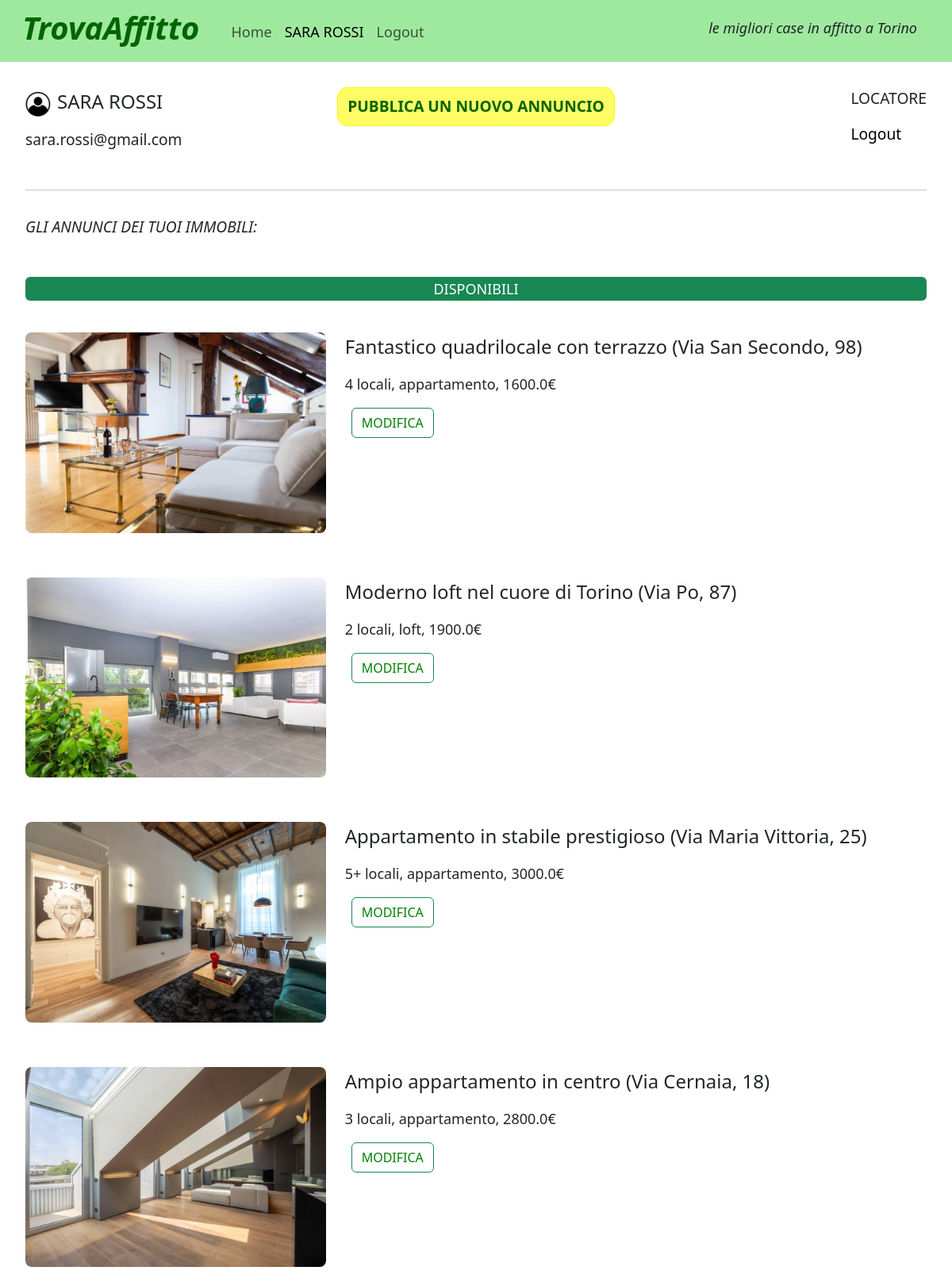
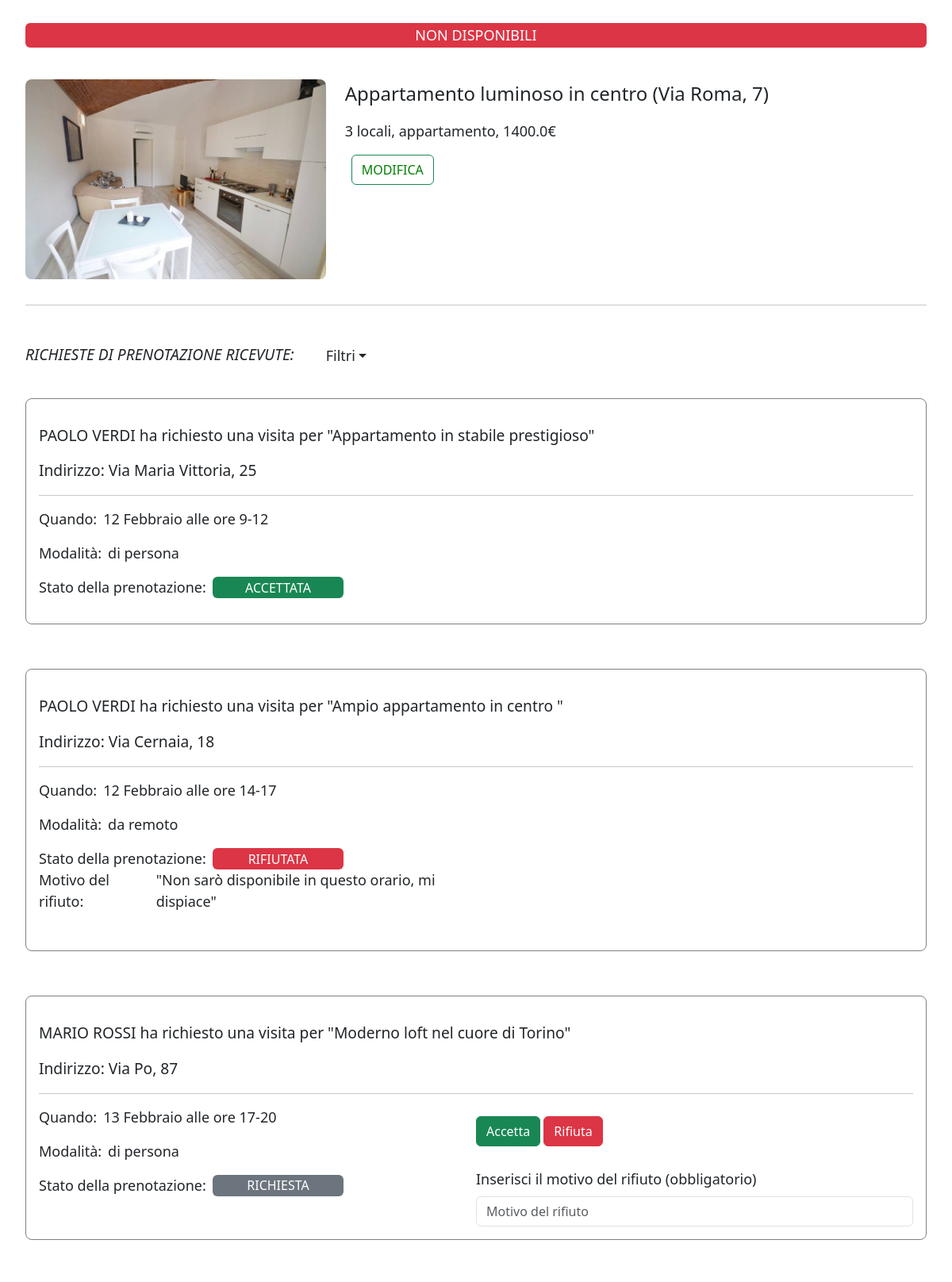
/profile/4 (signed in, upper part), run on the app's committed database (2 pictures, top to bottom).
### tables this page shows
CREATE TABLE "utenti" (
	"email"	TEXT NOT NULL UNIQUE,
	"nome"	TEXT NOT NULL,
	"cognome"	TEXT NOT NULL,
	"password"	TEXT NOT NULL,
	"tipologia_utente"	TEXT NOT NULL,
	"id"	INTEGER,
	PRIMARY KEY("id" AUTOINCREMENT)
);

CREATE TABLE "foto" (
	"id_foto"	INTEGER,
	"id_annuncio"	INTEGER NOT NULL,
	"foto_annuncio"	TEXT NOT NULL,
	FOREIGN KEY("id_annuncio") REFERENCES "annunci"("id"),
	PRIMARY KEY("id_foto" AUTOINCREMENT)
);

CREATE TABLE "annunci" (
	"id"	INTEGER NOT NULL UNIQUE,
	"titolo"	TEXT NOT NULL,
	"tipologia"	TEXT NOT NULL,
	"locali"	INTEGER NOT NULL,
	"descrizione"	TEXT NOT NULL,
	"prezzo"	REAL NOT NULL,
	"arredata"	INTEGER NOT NULL,
	"disponibilita"	INTEGER NOT NULL,
	"indirizzo"	TEXT NOT NULL,
	"id_locatore"	INTEGER NOT NULL,
	PRIMARY KEY("id" AUTOINCREMENT),
	FOREIGN KEY("id_locatore") REFERENCES "utenti"("id")
);

CREATE TABLE "prenotazioni" (
	"id"	INTEGER,
	"modalita"	TEXT NOT NULL,
	"data"	TEXT NOT NULL,
	"orario"	TEXT NOT NULL,
	"stato"	TEXT NOT NULL,
	"id_utente"	INTEGER NOT NULL,
	"id_annuncio"	INTEGER NOT NULL,
	"motivo_rifiuto"	TEXT,
	"id_locatore"	INTEGER NOT NULL,
	FOREIGN KEY("id_utente") REFERENCES "utenti"("id"),
	FOREIGN KEY("id_annuncio") REFERENCES "annunci"("id"),
	PRIMARY KEY("id")
);

### app.py (the view)
@app.route('/profile/<int:id>')
@login_required
def profile(id):
    prenotazioni_utente_db = prenotazioni_dao.get_prenotazioni_utente(id)
    prenotazioni = [dict(row) for row in prenotazioni_utente_db] #copia i dati ottenuti dal db in una lista di dizionari, in modo che siano modificabili
    for prenotazione in prenotazioni:
        foto_db = foto_dao.get_foto_annuncio(prenotazione['id_annuncio']) #prende le foto della tabella 'foto' associate al id_annuncio
        if (len(foto_db)>0):
            prenotazione['foto1']=foto_db[0]['foto_annuncio'] #aggiunge un campo 'foto1' al dizionario che contiene la prima foto dell'annuncio
    if current_user.tipologia_utente=='locatore':
        annunci_locatore_db = annunci_dao.get_annunci_locatore(id)
        annunci = [dict(row) for row in annunci_locatore_db] #copia i dati ottenuti dal db in una lista di dizionari, in modo che siano modificabili
        for annuncio in annunci:
            foto_db = foto_dao.get_foto_annuncio(annuncio['id']) #prende le foto della tabella 'foto' associate al id_annuncio
            if (len(foto_db)>0):
                annuncio['foto1']=foto_db[0]['foto_annuncio']
        disponibili = []
        no_disponibili = []
        for annuncio in annunci:
            if annuncio['disponibilita']==1:
                disponibili.append(annuncio)
            elif annuncio['disponibilita']==0:
                no_disponibili.append(annuncio)
        filtro = request.args.get('filtro')
        if not filtro:
            prenotazioni_locatore_db = prenotazioni_dao.get_prenotazioni_locatore_ricevute(id)
            filtro=None
        elif filtro=='accettata' or filtro=='rifiutata' or filtro=='richiesta':
            filtro_query = {'id_locatore':current_user.id, 'stato':filtro}
            prenotazioni_locatore_db = prenotazioni_dao.get_prenotazioni_locatore_filtrate(filtro_query)
        return render_template('profile.html', prenotazioni = prenotazioni, annunci = annunci, disponibili = disponibili, no_disponibili = no_disponibili, prenotazioni_locatore = prenotazioni_locatore_db, filtro = filtro)
    return render_template('profile.html', prenotazioni = prenotazioni)

### templates/profile.html (shortened to what this page needs)
{% extends "base.html" %}
{% block logout %}
<li class="nav-item">
    <a class="nav-link" href="{{url_for('logout')}}">Logout</a>
</li>
{% endblock %}
{% block content %}
{% if current_user.is_authenticated %}
    <aside id="profilo" class="row g-0">
        <div class="col-lg-2 col-sm-6">
            <div id="profilo-nome">
                <img src="{{url_for('static', filename='icona-utente.jpg')}}" alt="Icona utente" id="img-utente">
                <p id="nome-utente">{{current_user.nome.upper()}} {{current_user.cognome.upper()}}</p>
            </div>
            <p class="info-utente">{{current_user.email}}</p>
        </div>
        {% if current_user.tipologia_utente=='locatore' %}
        <div class="col-lg-8 col-sm-12" id="button-crea-div">
            <button type="button" class="btn" data-bs-toggle="modal" data-bs-target="#staticBackdrop" id="button-crea">PUBBLICA UN NUOVO ANNUNCIO</button>
        </div>
        {% endif %}
        <div class="col-lg-2 col-sm-6" id="tipologia-utente-div">
            <p class="info-utente">{{current_user.tipologia_utente.upper()}}</p>
            <p class="info-utente"><a id="link-logout" href="{{url_for('logout')}}">Logout</a></p>
        </div>
    </aside>
    <main class="my-main">
        {% if current_user.tipologia_utente=='locatore' %}
        <section>
            <hr>
            {% if annunci|length==0 %}
            <p class="title-richieste">Non sono presenti annunci</p>
            {% else %}
            <p class="title-richieste">GLI ANNUNCI DEI TUOI IMMOBILI:</p>
            {% if disponibili|length>0 %}
                <span class="badge text-bg-success">DISPONIBILI</span>
                {% for annuncio in disponibili %}
                <article class="row g-0">
                    <div class="col-lg-4 col-sm-12">
                        <a href="{{url_for('annuncio', id=annuncio.id)}}">
                            <img src="{{url_for('static', filename=annuncio.foto1)}}" class="img-casa-richiesta" alt="Immagine casa">
                        </a>
                    </div>
                    <div class="col-lg-8 col-sm-12 ps-lg-4">
                        <p class="richiesta-titolo">{{annuncio.titolo}} ({{annuncio.indirizzo}})</p>
                        {% if annuncio.locali==5 and annuncio.tipologia!='indipendente' %} <p class="richiesta-sottotitolo">5+ locali, {{annuncio.tipologia}}, {{annuncio.prezzo}}€</p>
                        {% elif annuncio.locali==5 and annuncio.tipologia=='indipendente' %} <p class="richiesta-sottotitolo">5+ locali, casa indipendente, {{annuncio.prezzo}}€</p>
                        {% elif annuncio.locali!=5 and annuncio.tipologia=='indipendente' %} <p class="richiesta-sottotitolo">{{annuncio.locali}} locali, casa indipendente, {{annuncio.prezzo}}€</p>
                        {% else %}<p class="richiesta-sottotitolo">{{annuncio.locali}} locali, {{annuncio.tipologia}}, {{annuncio.prezzo}}€</p>{% endif %}
                        <button class="btn btn-outline-success mybtn ms-2"><a href="{{url_for('annuncio', id=annuncio.id)}}" class="button-modifica">MODIFICA</a></button>
                    </div>
                </article>
                {% endfor %}
            {% endif %}
            {% if no_disponibili|length>0 %}
                <span class="badge text-bg-danger">NON DISPONIBILI</span>
                {% for annuncio in no_disponibili %}
                <article class="row g-0">
                    <div class="col-lg-4 col-sm-12">
                        <a href="{{url_for('annuncio', id=annuncio.id)}}">
                            <img src="{{url_for('static', filename=annuncio.foto1)}}" class="img-casa-richiesta" alt="Immagine casa">
                        </a>
                    </div>
                    <div class="col-lg-8 col-sm-12 ps-lg-4">
                        <p class="richiesta-titolo">{{annuncio.titolo}} ({{annuncio.indirizzo}})</p>
                        {% if annuncio.locali==5 and annuncio.tipologia!='indipendente' %} <p class="richiesta-sottotitolo">5+ locali, {{annuncio.tipologia}}, {{annuncio.prezzo}}€</p>
                        {% elif annuncio.locali==5 and annuncio.tipologia=='indipendente' %} <p class="richiesta-sottotitolo">5+ locali, casa indipendente, {{annuncio.prezzo}}€</p>
                        {% elif annuncio.locali!=5 and annuncio.tipologia=='indipendente' %} <p class="richiesta-sottotitolo">{{annuncio.locali}} locali, casa indipendente, {{annuncio.prezzo}}€</p>
                        {% else %}<p class="richiesta-sottotitolo">{{annuncio.locali}} locali, {{annuncio.tipologia}}, {{annuncio.prezzo}}€</p>{% endif %}
                        <button class="btn btn-outline-success mybtn ms-2"><a href="{{url_for('annuncio', id=annuncio.id)}}" class="button-modifica">MODIFICA</a></button>
                    </div>
                </article>
                {% endfor %}
            {% endif %}
            {% endif %}
        </section>
        <hr>
        <section>
            <div class="row g-0" id="richieste-filtro">
                <div class="col-lg-4 col-md-6">
                    {% if prenotazioni_locatore|length==0 %}
                        {% if filtro==None %}<p class="title-richieste pb-2">Non hai ricevuto richieste di prenotazione</p>
                        {% else %}<p class="title-richieste pb-2">Non hai prenotazioni in stato '{{filtro}}'</p>{% endif %}
                    {% else %}
                        <p class="title-richieste">RICHIESTE DI PRENOTAZIONE RICEVUTE:</p>
                    {% endif %}
                </div>
                <div class="col-lg-8 col-md-6">
                    <a class="nav-link dropdown-toggle" role="button" data-bs-toggle="dropdown" aria-expanded="false">Filtri</a>
                </div>
            {% if prenotazioni_locatore|length>0 %}
            {% for prenotazione in prenotazioni_locatore %}
            <article id="box-prenotazione">
                <div id="container-prenotazione">
                    <p class="richiesta-titolo-locatore">{{prenotazione.nome.upper()}} {{prenotazione.cognome.upper()}} ha richiesto una visita per "{{prenotazione.titolo}}"</p>
                    <p class="richiesta-sottotitolo-locatore">Indirizzo: {{prenotazione.indirizzo}}</p>
                    <hr>
                    <div class="row g-0">
                        <div class="col-lg-6 col-md-12">
                            <ul class="elenco-profilo">
                                {% set mesi = ['Gennaio', 'Febbraio', 'Marzo', 'Aprile', 'Maggio', 'Giugno', 'Luglio', 'Agosto', 'Settembre', 'Ottobre', 'Novembre', 'Dicembre'] %}
                                {% set data = prenotazione.data.split('-') %}
                                <li>Quando: <p class="info-prenotazione">{{data[2]}} {{mesi[data[1]|int-1]}} alle ore {{prenotazione.orario}}</p></li>
                                <li>Modalità:<p class="info-prenotazione">{% if prenotazione.modalita=='persona' %}di persona {% elif prenotazione.modalita=='remoto' %}da remoto {% endif %}</p></li>
                                <li>Stato della prenotazione:
                                    {% if prenotazione.stato=='richiesta' %} <span class="badge text-bg-secondary" id="badge-disponibilita">
                                    {% elif prenotazione.stato=='accettata' %} <span class="badge text-bg-success" id="badge-disponibilita">
                                    {% elif prenotazione.stato=='rifiutata' %} <span class="badge text-bg-danger" id="badge-disponibilita">
                                    {% endif %} {{prenotazione.stato.upper()}}</span>
                                </li>
                                {% if prenotazione.stato=='rifiutata' and prenotazione.motivo_rifiuto!=NULL %}
                                <li>Motivo del rifiuto: <p class="info-prenotazione">"{{prenotazione.motivo_rifiuto}}"</p></li>
                                {% endif %}
                            </ul>
                        </div>
                        <div class="col-lg-6 col-md-12">
                            {% if prenotazione.stato=='richiesta' %}
                            <form action="/modifica_prenotazione" method="POST" enctype="multipart/form-data" id="form-accetta-rifiuta" class="row mt-2">
                                <div class="mt-1">
                                    <label class="btn btn-success" for="success-outlined">Accetta</label>
                                    <label class="btn btn-danger" for="danger-outlined">Rifiuta</label>
                                </div>
                                <div class="mt-1">
                                    <label for="motivoInput" class="form-label pt-4">Inserisci il motivo del rifiuto (obbligatorio)</label>
                                    <input type="text" class="form-control" placeholder="Motivo del rifiuto" id="motivoInput" name="motivo_rifiuto" minlength="10">
                                </div>
                            </form>
                            {% endif %}
                        </div>
                    </div>
                </div>
            </article>
            {% endfor %}
            {% endif %}
        </section>
        {% endif %}
    </main>
{% endif %}
{% endblock %}

### templates/base.html (shortened to what this page needs)
<!DOCTYPE html>
<html lang="en">
<head>
    <link href="https://cdn.jsdelivr.net/npm/bootstrap@5.3.2/dist/css/bootstrap.min.css" rel="stylesheet">
    <link rel="stylesheet" href="{{url_for('static', filename='style.css')}}">
</head>
<body>
  <header id="myheader">
      <nav class="navbar navbar-expand-lg mb-2" id="mynav">
          <div class="container-fluid">
            <h1 id="mytitle">TrovaAffitto</h1>
            <div class="collapse navbar-collapse" id="navbarSupportedContent">
              <ul class="navbar-nav mb-2">
                <li class="nav-item">
                  <a class="nav-link {% if request.path=='/' %} active {% endif %}" href="{{url_for('home')}}">Home</a>
                </li>
                {% if not current_user.is_authenticated %}
                <li class="nav-item">
                  <a class="nav-link {% if request.path=='/login' %} active {% endif %}" href="{{url_for('login')}}">Login</a>
                </li>
                {% else %}
                <li class="nav-item">
                  <a class="nav-link {% if request.path=='/profile/'~current_user.id %} active {% endif %}" href="{{url_for('profile', id=current_user.id)}}">{{current_user.nome.upper()}} {{current_user.cognome.upper()}}</a>
                </li>
                {% endif %}
                {% block logout %}{% endblock %}
              </ul>
            </div>
            <p id="descrizione-navbar">le migliori case in affitto a Torino</p>
          </div>
      </nav>
  </header>
  <div class="content">
    {% block content %}
    {% endblock %}
  </div>
</body>
</html>

### data on the page
utenti: nome "SARA", cognome "ROSSI", email "sara.rossi@gmail.com", tipologia_utente "LOCATORE"
foto: foto_annuncio (picture)
annunci: titolo "Fantastico quadrilocale con terrazzo", indirizzo "Via San Secondo, 98", tipologia "appartamento", prezzo "1600.0"
foto: foto_annuncio (picture)
annunci: titolo "Moderno loft nel cuore di Torino", indirizzo "Via Po, 87", tipologia "loft", prezzo "1900.0"
foto: foto_annuncio (picture)
annunci: titolo "Appartamento in stabile prestigioso", indirizzo "Via Maria Vittoria, 25", tipologia "appartamento", prezzo "3000.0"
foto: foto_annuncio (picture)
annunci: titolo "Ampio appartamento in centro", indirizzo "Via Cernaia, 18", tipologia "appartamento", prezzo "2800.0"
foto: foto_annuncio (picture)
annunci: titolo "Appartamento luminoso in centro", indirizzo "Via Roma, 7", tipologia "appartamento", prezzo "1400.0"
prenotazioni: nome "PAOLO", cognome "VERDI", titolo "Appartamento in stabile prestigioso", indirizzo "Via Maria Vittoria, 25", data "12", mesi "Febbraio", orario "9-12", modalita "di persona", stato "ACCETTATA"
prenotazioni: nome "PAOLO", cognome "VERDI", titolo "Ampio appartamento in centro", indirizzo "Via Cernaia, 18", data "12", mesi "Febbraio", orario "14-17", modalita "da remoto", stato "RIFIUTATA", motivo_rifiuto "Non sarò disponibile in questo orario, mi dispiace"
prenotazioni: nome "MARIO", cognome "ROSSI", titolo "Moderno loft nel cuore di Torino", indirizzo "Via Po, 87", data "13", mesi "Febbraio", orario "17-20", modalita "di persona", stato "RICHIESTA"

### other printed values
{{ annuncio.locali }} "4" "2" "3"
{{ annuncio.locali }} "3"
